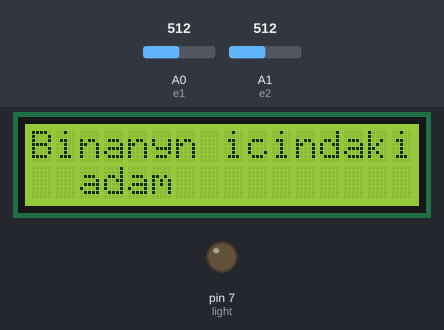
Recording of a sketch running on a simulated Arduino Uno, built with avr-gcc and run on an emulated ATmega328P. On the bench: 16×2 character LCD, output pins drawn as LEDs (lit = HIGH). Inputs (shaded band) come from the test bench; at power-on: A1 (e2) = 512, A0 (e1) = 512. What the sketch prints to the serial monitor is not drawn.

Above: at 0.1 s.
At 1.2 s:
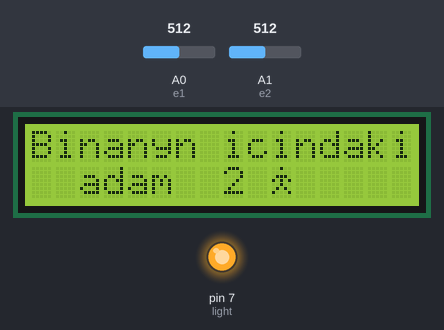
1.3 s: A1 (e2) set to 900
3.0 s: A1 (e2) set to 716
At 3.9 s:
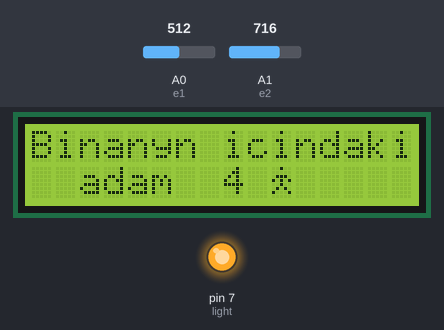
Timing chart, 0 to 6.0 s (numbered marks = the images above; inputs shaded):
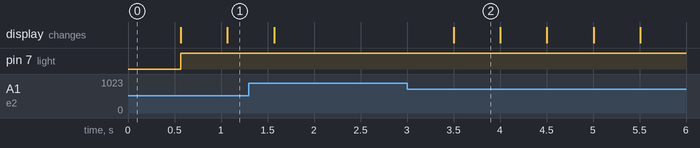

The sketch:

laser_count_people_LCD.ino
```cpp
#include <LiquidCrystal.h>
LiquidCrystal lcd(12, 11, 5, 4, 3, 2);
byte per[8] =
{
  0b00100,
  0b00000,
  0b01110,
  0b10101,
  0b00100,
  0b01010,
  0b10001,
  0b00000
};


int e1 = A0;
int e2 = A1;
int light = 7;
int person = 0;
long x;
long ptime = 0;
#define  first analogRead(e1)
#define  second analogRead(e2)
#define  light_on digitalWrite(light,1)
#define  light_off digitalWrite(light,0)
void setup(){
Serial.begin(9600);
ptime = millis();
pinMode(light,OUTPUT);
 lcd.begin(16, 2);
  lcd.setCursor(0,0);
  lcd.print("Binanyn icindaki");
    lcd.setCursor(2,1);
    lcd.print("adam");
  lcd.createChar(1, per);

 // lcd.setBacklight(0x1);
}

void loop(){
if(first < 950){
x = millis();
  while((x + 800) > millis()){
    if(second < 900){increase();delay(500);break;}
  }
}
else if(second < 950){
x = millis();
  while((x + 800) > millis()){
    if(first < 900){decrease();delay(500);break;}
  }
}
if(person > 0){light_on;}
else {light_off;}

if((ptime + 100) < millis()){
 ptime = millis();
 Serial.println("1 : " + (String)first + " 2 : " + (String)second + " Person : " + (String) person);
 //Serial.println(person);
 ///////////////////////////////////////
 lcd.setCursor(8,1);
    lcd.print(person);
    lcd.print(" ");
    lcd.write(1);
    /////////////////////////////////////
}

}
void increase(){
  person++;

}
void decrease(){
person--;
if(person < 0){
  person = 0;
}
}
```

Measured:
- after the input at 3.0 s, the display: changes after 0.50 s (image 2)
- what the display in image 2 shows lasts 0.5 s, from 3.5 s to 4.0 s
